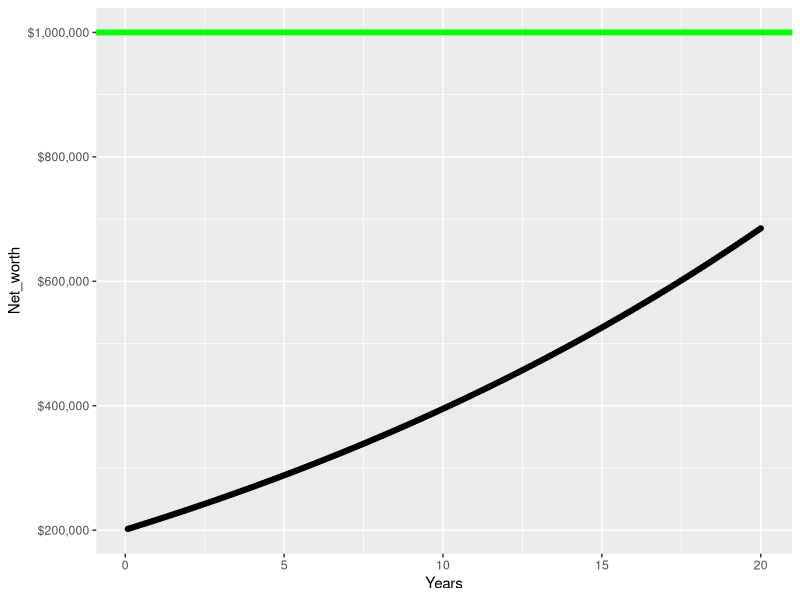

This chart was generated by the following R code:
library(tidyverse)
P <- 200650 #Principal invested
monthly_investment <- 650
r <- .04 #Simple interest rate, i.e., APR
t <- 20 #Years we are investing
n <- 365 #Number of times we compound per year
N <- 12*t #Number of monthly_investments we make
current_totals <- numeric()

for(i in 1:N){
      new_total <- P*(1+r/n)^(n*1/12) + monthly_investment
      P <- new_total
      current_totals[i] <- P
}

net_worth_table <- data.frame(Net_worth = current_totals, Years = seq(from = 1/12, to = t, by = 1/12))
ggplot(net_worth_table, aes(y = Net_worth, x = Years)) + geom_point() + scale_y_continuous(labels = scales::label_dollar()) + geom_hline(yintercept = 1000000, color = "green", linewidth = 2)
tail(current_totals,2)
